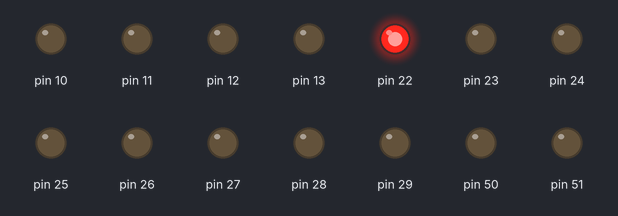
Bench run of a sketch on a simulated Arduino Mega 2560, built with avr-gcc and run on an emulated ATmega2560. On the bench: output pins drawn as LEDs (lit = HIGH).

Above: at 0.1 s.
Timing chart, 0 to 1.6 s (numbered marks = the images above):
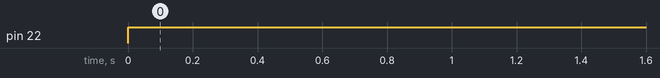

Measured:
- by itself, pin 22: LOW → HIGH at 0.00 s

The sketch:

1X1DOTMATRIX.ino
```cpp
void setup() {
  // put your setup code here, to run once:
volatile char *ddra,*ddrb;
ddra = 0x21;ddrb = 0x24;
*ddra = 0xFF;*ddrb = 0xFF;
}
/*PORTB as ROW, PORTA as COLUMN*/
void loop() {
  // put your main code here, to run repeatedly:
  volatile char *outa,*outb;
  outa = 0x22;outb = 0x25;
  *outb = 0x00;//OFF ALL ROW
  *outa = 0x01;//SELECT COLUMN 0
}
```
